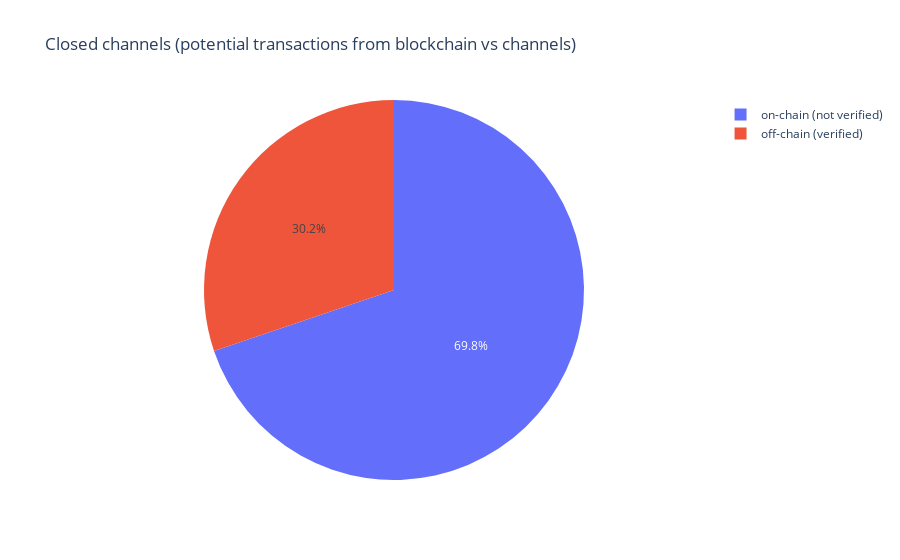

The code cell stored with this chart in its notebook:
### Code cell
closed_channels_onchain_offchain = [{"type": "on-chain (not verified)", "count": len(potential_onchain_ln_tx_from_snapshot_begin)-len(closed_channels_onchain)}, {"type": "off-chain (verified)", "count": len(closed_channels_onchain)}]

fig = px.pie(closed_channels_onchain_offchain, values='count', names='type', title="Closed channels (potential transactions from blockchain vs channels)")
fig.show()

### Figure 1 — Plotly figure (JSON) as saved in the notebook; plotly's stock layout.template omitted (floating-point values rounded to 4 significant figures)
{"data": [{"domain": {"x": [0.0, 1.0], "y": [0.0, 1.0]}, "hoverlabel": {"namelength": 0}, "hovertemplate": "type=%{label}<br>count=%{value}", "labels": ["on-chain (not verified)", "off-chain (verified)"], "legendgroup": "", "name": "", "showlegend": true, "type": "pie", "values": [13158, 5691]}], "layout": {"legend": {"tracegroupgap": 0}, "title": {"text": "Closed channels (potential transactions from blockchain vs channels)"}}}
